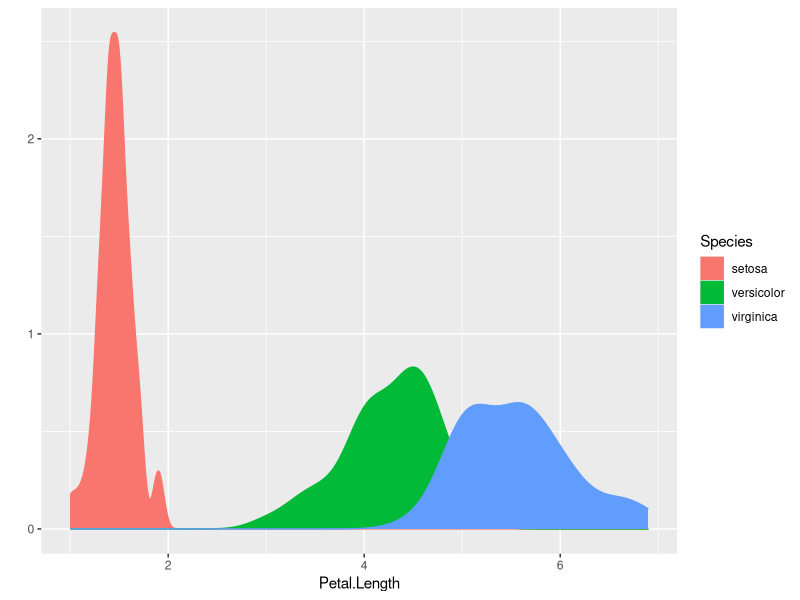
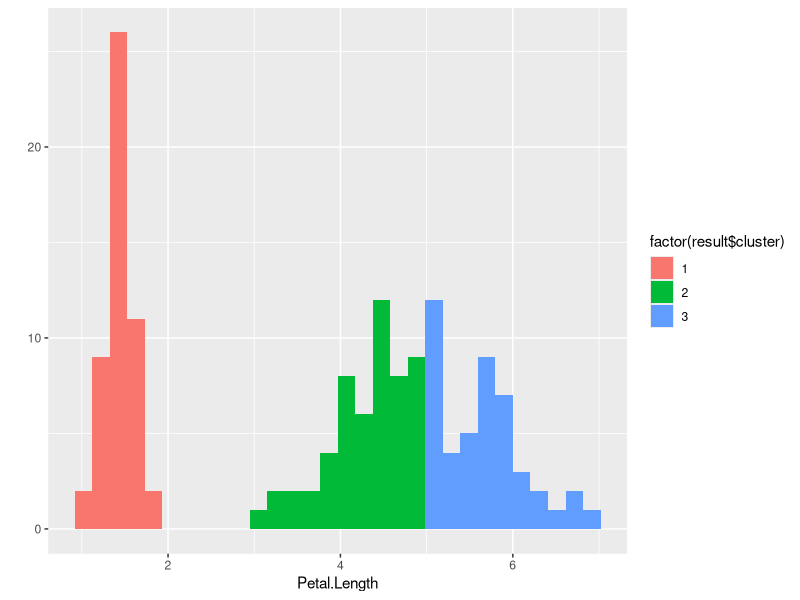

The R script that drew these images, in order:
# CLUSTERING IRIS.R
#
#
# Version:
#
# Date:
# Author:
#
#TOC> ==========================================================================
#TOC>
#TOC>   Section  Title                                            Line
#TOC> --------------------------------------------------------------------------
#TOC>   1        Packages
#TOC>   2        Dataset exploration
#TOC>   3        Clustering
#TOC>   4        Multidimensional clustering
#TOC> ==========================================================================

# ====    1  Packages  =========================================================

if (!require(ggplot2, quietly = TRUE)) {
    install.packages("ggplot2")
    library(ggplot2)
}

# ====    2 Dataset exploration  ===============================================

my_data <- iris

# Let's explore the dataset
str(my_data)

summary(my_data$Petal.Length)

# Let's explore the distribution of petal length across the different species

qplot(
    Petal.Length,
    data = my_data,
    geom = 'density',
    color = Species,
    fill = Species
)

# ====    3 Clustering  ========================================================

# Can we exctract the different species into clusters using petal lenght?

my_data2<-my_data[,"Petal.Length"]

num_cluster<-3

set.seed(12345)

result<-kmeans(my_data2,num_cluster,nstart = 20)
# Let's see how the original species have been assigned into clusters

table(result$cluster,my_data$Species)

# Let's plot sepal lenght per cluster
qplot(Petal.Length,
      data = my_data,
      fill=factor(result$cluster),)


# ====    4 Multidimensional clustering  =======================================

# Can we exctract the different species into clusters using 2 attributes?



# Let's plot sepal lenght and petal width per cluster


